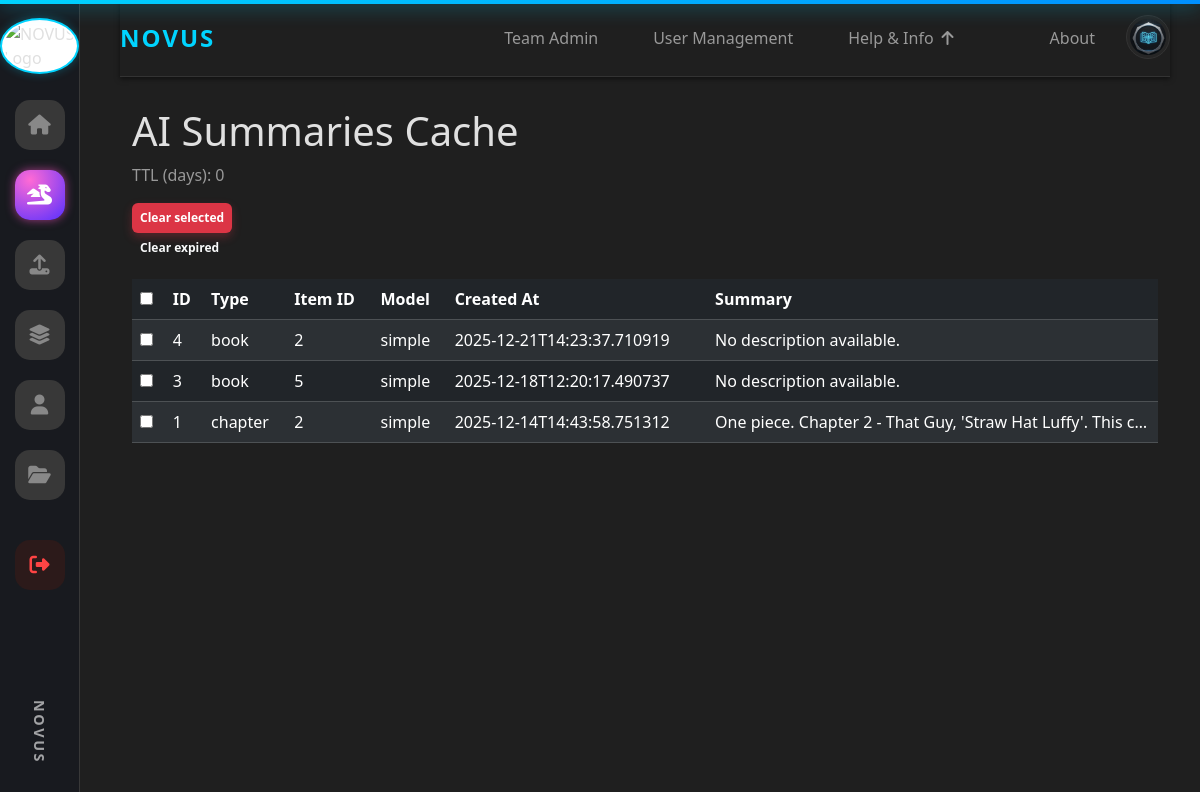
The app's page /admin/ai_summaries (signed in), older data.
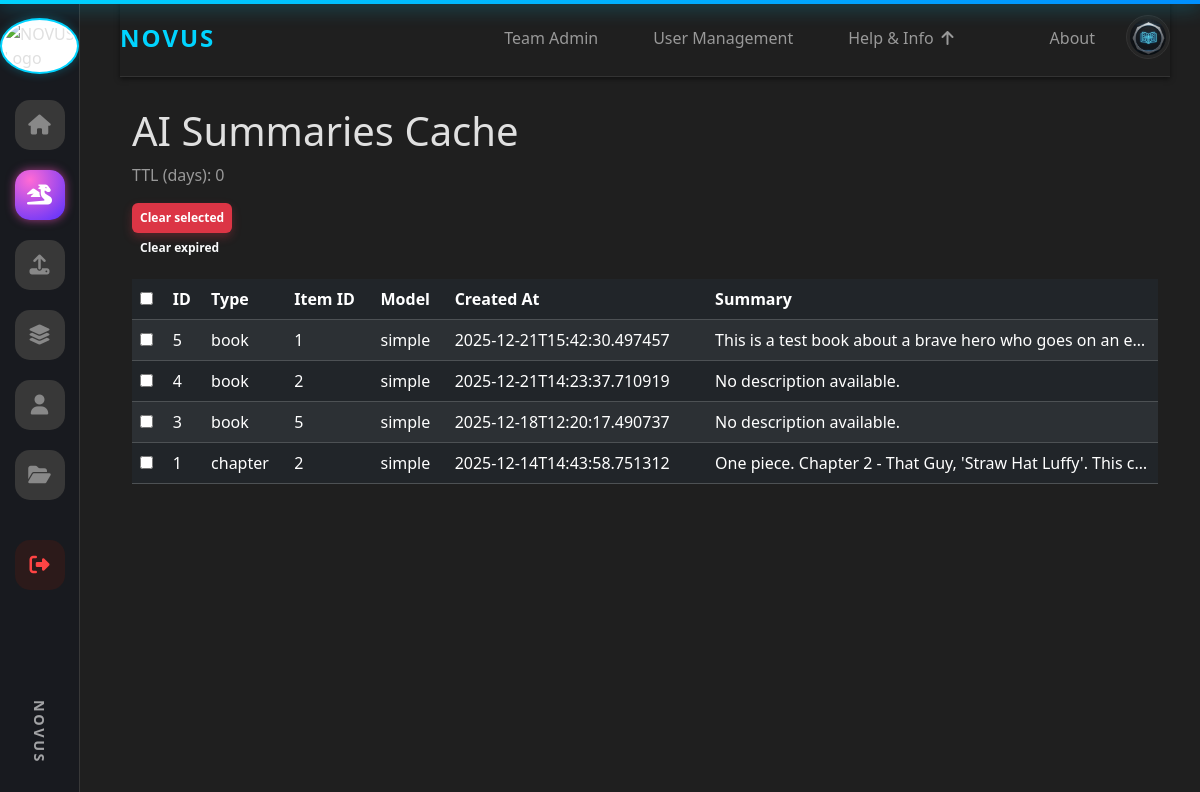
The same page, newer data.
### tables this page shows
CREATE TABLE ai_summaries (
            id INTEGER PRIMARY KEY,
            item_type TEXT,
            item_id INTEGER,
            summary TEXT,
            model TEXT,
            created_at TEXT,
            UNIQUE(item_type, item_id)
        );

### app.py (the view)
@app.route('/admin/ai_summaries')
@admin_required
def admin_ai_summaries():
    conn = get_conn()
    c = conn.cursor()
    c.execute("SELECT id, item_type, item_id, model, created_at, summary FROM ai_summaries ORDER BY created_at DESC")
    rows = c.fetchall()
    conn.close()
    ttl_days = int(os.environ.get('AI_SUMMARY_TTL_DAYS', '0') or '0')
    return render_template('admin_ai_summaries.html', rows=rows, ttl_days=ttl_days)

### app.py (called while the page is built)
def get_conn():
    return sqlite3.connect(DB_PATH)

@app.before_request
def check_banned():
    uid = session.get("user_id")
    if not uid:
        return
    conn = get_conn()
    c = conn.cursor()
    c.execute("SELECT COALESCE(is_banned,0), COALESCE(status,'active') FROM users WHERE id=?", (uid,))
    row = c.fetchone()
    conn.close()
    if row:
        is_banned, status = row
        if int(is_banned) == 1 or status == "banned":
            session.clear()
            flash("Your account has been banned.", "danger")
            return redirect(url_for("login"))

@app.context_processor
def inject_user_avatar():
    return {
        'user_avatar': session.get('avatar_url'),
        'user_id': session.get('user_id')
    }

def admin_required(f):
    @wraps(f)
    def wrapper(*args, **kwargs):
        if session.get("role") != "admin":
            flash("Admin access required.", "danger")
            return redirect(url_for("home"))
        return f(*args, **kwargs)
    return wrapper

### templates/admin_ai_summaries.html (shortened to what this page needs)
{% extends "base.html" %}
{% block content %}
<div class="container mt-4">
  <h1>AI Summaries Cache</h1>
  <p class="text-muted">TTL (days): {{ ttl_days }}</p>
  <div class="mb-3">
    <button id="clearSelected" class="btn btn-danger btn-sm">Clear selected</button>
    <button id="clearExpired" class="btn btn-outline-light btn-sm">Clear expired</button>
  </div>
  <table class="table table-dark table-striped">
    <thead>
      <tr>
        <th><input type="checkbox" id="chkAll" /></th>
        <th>ID</th>
        <th>Type</th>
        <th>Item ID</th>
        <th>Model</th>
        <th>Created At</th>
        <th>Summary</th>
      </tr>
    </thead>
    <tbody>
      {% for r in rows %}
      <tr data-id="{{ r[0] }}">
        <td><input class="rowChk" type="checkbox" value="{{ r[0] }}" /></td>
        <td>{{ r[0] }}</td>
        <td>{{ r[1] or '' }}</td>
        <td>{{ r[2] or '' }}</td>
        <td>{{ r[3] or '' }}</td>
        <td>{{ r[4] or '' }}</td>
        <td style="max-width:400px; white-space:nowrap; overflow:hidden; text-overflow:ellipsis">{{ r[5] or '' }}</td>
      </tr>
      {% else %}
      <tr><td colspan="7">No cached summaries found.</td></tr>
      {% endfor %}
    </tbody>
  </table>
</div>
{% endblock %}

Row changes from the older to the newer data that the page shows:
added ai_summaries: id "5", item_type "book", item "1", model "simple", created_at "2025-12-21T15:42:30.497457", summary "This is a test book about a brave hero who goes on an e…"
